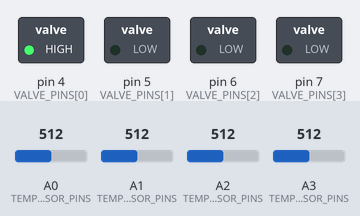
This sketch was run on a simulated Arduino Uno, built with avr-gcc and run on an emulated ATmega328P. Parts: switched loads named in the sketch (green lamp = pin HIGH). The test bench sets the inputs (shaded band); at power-on: A0 (TEMP_SENSOR_PINS) = 512, A1 (TEMP_SENSOR_PINS) = 512, A2 (TEMP_SENSOR_PINS) = 512, A3 (TEMP_SENSOR_PINS) = 512. What the sketch prints to the serial monitor is not drawn.

Above: at 0.02 s.
At 1.6 s:
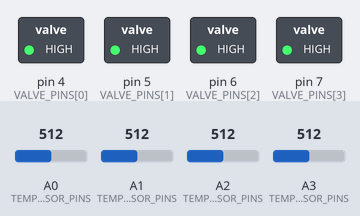
1.7 s: A0 (TEMP_SENSOR_PINS) set to 319
5.0 s: A0 (TEMP_SENSOR_PINS) set to 289
At 6.2 s:
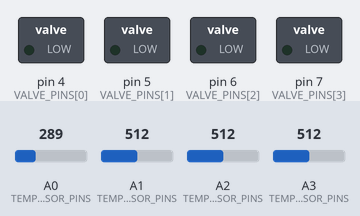
Timing chart, 0 to 14.3 s (numbered marks = the images above; inputs shaded):
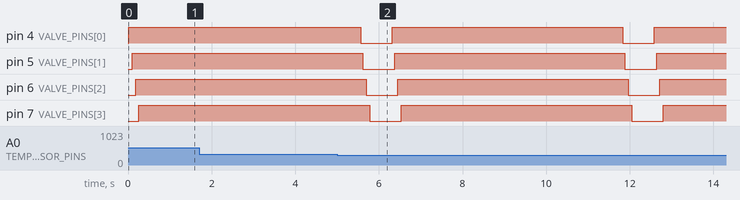

Measured:
- the behaviour switches between 307 and 306 on A0 (TEMP_SENSOR_PINS) (found by bisection; images 1 and 2)
- after the input at 1.7 s, every drawn part: stays the same
- by itself, pin 4 (VALVE_PINS[0]), pin 5 (VALVE_PINS[1]), pin 6 (VALVE_PINS[2]), pin 7 (VALVE_PINS[3]): alternates HIGH for 5.5 s and LOW for 0.76 s

The sketch:

Automatic-Multi-machine-lubricating-System.ino
```cpp
/*
  ========================================================================
  Project Title   : Automatic Multi-Machine Lubrication System
  Author          : Thamarai Kannan M K S
  Institution     : B.E Mechatronics Engineering
  Created Date    : June 2025
  Platform        : Arduino Uno
  Version         : 1.0

  Description:
    This system is designed to automatically lubricate multiple machines
    (Lathe, Milling, Grinding, Shaper) in a shop floor environment using
    temperature-based control logic. LM35 sensors are used to monitor
    machine temperature. When a machine exceeds a preset temperature
    threshold, the corresponding solenoid valve is triggered for a
    fixed lubrication duration.

  Hardware Components:
    - 4 × LM35 Analog Temperature Sensors
    - 4 × Solenoid Valves (connected via Relay or MOSFET Driver)
    - Pneumatic/Hydraulic Cylinders (mechanical system)
    - Hollow Shaft Lubrication Line (mechanical system)
    - External 12V/24V Power Supply (for solenoids)
    - Arduino Uno

  Pin Configuration:
    Machine       | Temp Sensor Pin | Solenoid Control Pin
    ------------- | --------------- | ---------------------
    Lathe         | A0              | D4
    Milling       | A1              | D5
    Grinding      | A2              | D6
    Shaper        | A3              | D7

  ========================================================================
*/

// ----------------------- USER CONFIGURATIONS ------------------------

const uint8_t NUM_MACHINES = 4;  // Total machines being monitored

const uint8_t TEMP_SENSOR_PINS[NUM_MACHINES] = {A0, A1, A2, A3};  // LM35 inputs
const uint8_t VALVE_PINS[NUM_MACHINES] = {4, 5, 6, 7};             // Solenoid outputs

const float TEMP_THRESHOLD_C = 45.0;                // Temperature threshold (°C)
const unsigned long VALVE_ACTIVE_DURATION_MS = 5000; // Lubrication time (ms)

// ----------------------- STATE TRACKING ----------------------------

bool valveStatus[NUM_MACHINES] = {false};              // Valve ON/OFF status
unsigned long valveStartTime[NUM_MACHINES] = {0};      // Time when valve was activated

// ------------------------ ARDUINO SETUP ----------------------------

void setup() {
  Serial.begin(9600);

  // Initialize solenoid valve pins
  for (uint8_t i = 0; i < NUM_MACHINES; i++) {
    pinMode(VALVE_PINS[i], OUTPUT);
    digitalWrite(VALVE_PINS[i], LOW);  // Ensure valves start OFF
  }

  Serial.println(F("System Initialized: Monitoring started..."));
}

// ------------------------- MAIN LOOP -------------------------------

void loop() {
  unsigned long currentMillis = millis();

  for (uint8_t i = 0; i < NUM_MACHINES; i++) {
    float tempC = readTemperatureC(TEMP_SENSOR_PINS[i]);

    Serial.print(F("Machine "));
    Serial.print(i + 1);
    Serial.print(F(" → Temperature: "));
    Serial.print(tempC);
    Serial.println(F(" °C"));

    // Condition: Temperature exceeds threshold AND valve is OFF
    if (tempC >= TEMP_THRESHOLD_C && !valveStatus[i]) {
      digitalWrite(VALVE_PINS[i], HIGH);
      valveStatus[i] = true;
      valveStartTime[i] = currentMillis;

      Serial.print(F("✅ Lubrication STARTED for Machine "));
      Serial.println(i + 1);
    }

    // Condition: Valve ON for specified duration → Turn OFF
    if (valveStatus[i] && (currentMillis - valveStartTime[i] >= VALVE_ACTIVE_DURATION_MS)) {
      digitalWrite(VALVE_PINS[i], LOW);
      valveStatus[i] = false;

      Serial.print(F("🛑 Lubrication STOPPED for Machine "));
      Serial.println(i + 1);
    }
  }

  delay(500); // System stability delay
}

// -------------------- TEMPERATURE READING FUNCTION ------------------

/**
 * Reads temperature in Celsius from LM35 sensor
 * @param pin Analog pin connected to LM35
 * @return Temperature in Celsius
 */
float readTemperatureC(uint8_t pin) {
  int rawADC = analogRead(pin);
  float voltage = rawADC * (5.0 / 1023.0);          // Convert to volts
  float temperatureC = (voltage - 0.5) * 100.0;      // LM35 calculation
  return temperatureC;
}
```
